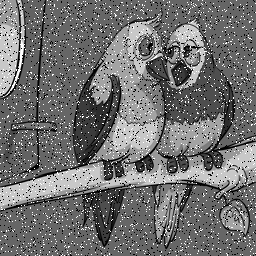
#> input picture mahi_pic_art_noisy.jpg, 256 x 256 px
$ python med_fil_img.py
#> lines starting #> are read from the running program, lines starting #| are printed output that depends on the picture
import cv2
import numpy as np

# inputting filename and filetype
#filename=input("enter the filename:")
#filetype=input("enter the filetype:")
file_address="mahi_pic_art_noisy.jpg"
# reading image containing noise into a matrix
arr=cv2.imread(file_address)
#> arr is the input picture: shape (256, 256, 3); min 0, max 255, mean 112.7
# displaying the image containing noise
cv2.imshow('noisy image',arr)
cv2.waitKey(0)
dim_mat=np.shape(arr)[0]
#> dim_mat = 256
print(np.shape(arr))
#| (256, 256, 3)

# converting the rgb image into gray image
mat = cv2.cvtColor(arr, cv2.COLOR_BGR2GRAY)
print(np.shape(mat))
#| (256, 256)
mat_dim=np.shape(mat)[0]
#> mat_dim = 256

# inputting the dimension of the smaller matrix
n=int(input("Enter the dimension of small matrix:"))
#> the answer given: 3
border=n//2
dim_big=dim_mat+(2*border)
#> dim_big = 258

# adding border to the matrix
mat_big=[[0 for i in range(dim_big)]for j in range(dim_big)]
for i in range(border,dim_big-border):
    for j in range(border,dim_big-border):
        mat_big[i][j]=mat[i-border][j-border]
#> after the loop, mat_big = 258 items

# median filter process:
for k in range(0,dim_big-n+1):
    for l in range(0,dim_big-n+1):
        # extracting a smaller matrix into a 1D matrix
        small_mat=[]
        for i in range(l,l+n):
            for j in range(k,k+n):
                small_mat.append(mat_big[i][j])
        # sorting its elements to find median
        small_mat.sort()
        # replacing the corresponding pixel with the median(centre element)
        mat[l][k]=small_mat[(n**2)//2]
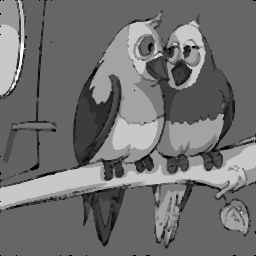
#> mat: shape (256, 256); min 0, max 255, mean 112.5

# displaying the final filtered image
arr_ans=np.array(mat)
op_filename="smooth_image.jpg"
cv2.imwrite(op_filename,arr_ans)
cv2.imshow('median filtered image',arr_ans)
cv2.waitKey(0)
